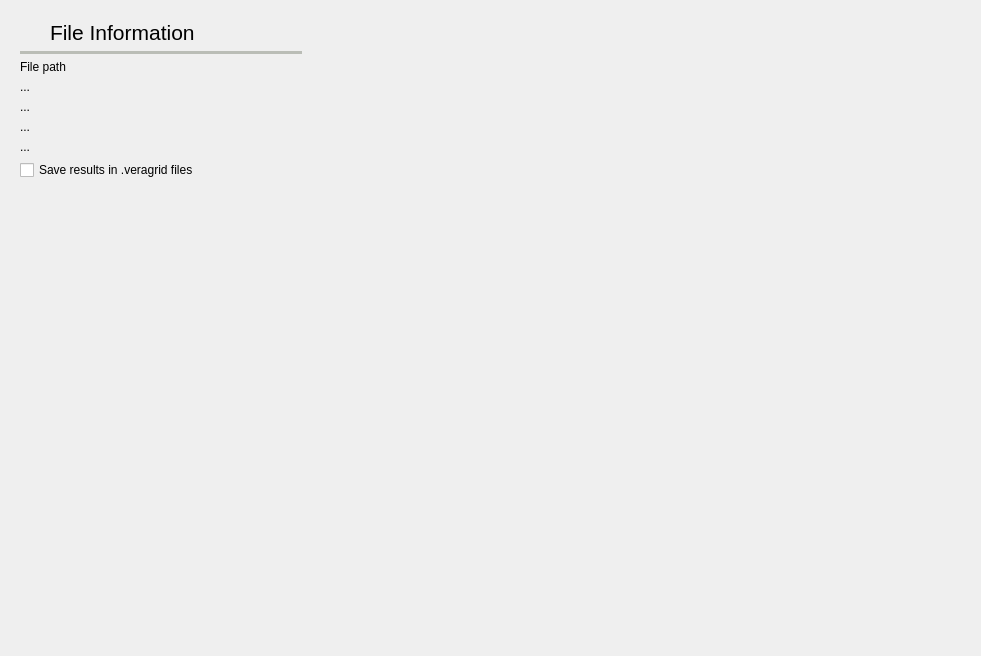
          <widget class="QWidget" name="file_tab">
           <property name="toolTip">
            <string>File settings</string>
           </property>
           <attribute name="icon">
            <iconset resource="../Icons/icons.qrc">
             <normaloff>:/Icons/icons/new2c.png</normaloff>:/Icons/icons/new2c.png</iconset>
           </attribute>
           <attribute name="title">
            <string>File</string>
           </attribute>
           <attribute name="toolTip">
            <string>File related settings</string>
           </attribute>
           <layout class="QHBoxLayout" name="horizontalLayout_40">
            <item>
             <widget class="QFrame" name="frame_77">
              <property name="minimumSize">
               <size>
                <width>300</width>
                <height>0</height>
               </size>
              </property>
              <property name="frameShape">
               <enum>QFrame::Shape::NoFrame</enum>
              </property>
              <property name="frameShadow">
               <enum>QFrame::Shadow::Raised</enum>
              </property>
              <layout class="QGridLayout" name="gridLayout_11">
               <item row="7" column="0" colspan="2">
                <widget class="QCheckBox" name="saveResultsCheckBox">
                 <property name="toolTip">
                  <string>If checked, the results are stored inside the VeraGrid file in a compressed format.</string>
                 </property>
                 <property name="text">
                  <string>Save results in .veragrid files</string>
                 </property>
                </widget>
               </item>
               <item row="0" column="0">
                <widget class="QLabel" name="label_136">
                 <property name="minimumSize">
                  <size>
                   <width>24</width>
                   <height>24</height>
                  </size>
                 </property>
                 <property name="maximumSize">
                  <size>
                   <width>24</width>
                   <height>24</height>
                  </size>
                 </property>
                 <property name="text">
                  <string/>
                 </property>
                 <property name="pixmap">
                  <pixmap resource="../Icons/icons.qrc">:/Icons/icons/new2c.png</pixmap>
                 </property>
                 <property name="scaledContents">
                  <bool>true</bool>
                 </property>
                </widget>
               </item>
               <item row="4" column="0" colspan="2">
                <widget class="QLabel" name="model_version_label">
                 <property name="text">
                  <string>...</string>
                 </property>
                </widget>
               </item>
               <item row="2" column="0" colspan="2">
                <widget class="QLabel" name="label_39">
                 <property name="text">
                  <string>File path</string>
                 </property>
                </widget>
               </item>
               <item row="6" column="0" colspan="2">
                <widget class="QLabel" name="grid_idtag_label">
                 <property name="text">
                  <string>...</string>
                 </property>
                </widget>
               </item>
               <item row="3" column="0" colspan="2">
                <widget class="QLabel" name="file_information_label">
                 <property name="text">
                  <string>...</string>
                 </property>
                 <property name="wordWrap">
                  <bool>true</bool>
                 </property>
                 <property name="textInteractionFlags">
                  <set>Qt::TextInteractionFlag::LinksAccessibleByMouse|Qt::TextInteractionFlag::TextSelectableByKeyboard|Qt::TextInteractionFlag::TextSelectableByMouse</set>
                 </property>
                </widget>
               </item>
               <item row="1" column="0" colspan="2">
                <widget class="Line" name="line_28">
                 <property name="palette">
                  <palette>
                   <active>
                    <colorrole role="WindowText">
                     <brush brushstyle="SolidPattern">
                      <color alpha="255">
                       <red>186</red>
                       <green>189</green>
                       <blue>182</blue>
                      </color>
                     </brush>
                    </colorrole>
                   </active>
                   <inactive>
                    <colorrole role="WindowText">
                     <brush brushstyle="SolidPattern">
                      <color alpha="255">
                       <red>186</red>
                       <green>189</green>
                       <blue>182</blue>
                      </color>
                     </brush>
                    </colorrole>
                   </inactive>
                   <disabled>
                    <colorrole role="WindowText">
                     <brush brushstyle="SolidPattern">
                      <color alpha="255">
                       <red>190</red>
                       <green>190</green>
                       <blue>190</blue>
                      </color>
                     </brush>
                    </colorrole>
                   </disabled>
                  </palette>
                 </property>
                 <property name="frameShadow">
                  <enum>QFrame::Shadow::Plain</enum>
                 </property>
                 <property name="lineWidth">
                  <number>4</number>
                 </property>
                 <property name="orientation">
                  <enum>Qt::Orientation::Horizontal</enum>
                 </property>
                </widget>
               </item>
               <item row="5" column="0" colspan="2">
                <widget class="QLabel" name="user_name_label">
                 <property name="text">
                  <string>...</string>
                 </property>
                </widget>
               </item>
               <item row="0" column="1">
                <widget class="QLabel" name="label_115">
                 <property name="palette">
                  <palette>
                   <active>
                    <colorrole role="WindowText">
                     <brush brushstyle="SolidPattern">
                      <color alpha="255">
                       <red>85</red>
                       <green>87</green>
                       <blue>83</blue>
                      </color>
                     </brush>
                    </colorrole>
                   </active>
                   <inactive>
                    <colorrole role="WindowText">
                     <brush brushstyle="SolidPattern">
                      <color alpha="255">
                       <red>0</red>
                       <green>0</green>
                       <blue>0</blue>
                      </color>
                     </brush>
                    </colorrole>
                   </inactive>
                   <disabled>
                    <colorrole role="WindowText">
                     <brush brushstyle="SolidPattern">
                      <color alpha="255">
                       <red>190</red>
                       <green>190</green>
                       <blue>190</blue>
                      </color>
                     </brush>
                    </colorrole>
                   </disabled>
                  </palette>
                 </property>
                 <property name="font">
                  <font>
                   <pointsize>16</pointsize>
                  </font>
                 </property>
                 <property name="text">
                  <string>File Information</string>
                 </property>
                </widget>
               </item>
               <item row="8" column="0">
                <widget class="QLabel" name="label_155">
                 <property name="text">
                  <string/>
                 </property>
                </widget>
               </item>
               <item row="9" column="1">
                <spacer name="verticalSpacer_20">
                 <property name="orientation">
                  <enum>Qt::Orientation::Vertical</enum>
                 </property>
                 <property name="sizeHint" stdset="0">
                  <size>
                   <width>20</width>
                   <height>436</height>
                  </size>
                 </property>
                </spacer>
               </item>
              </layout>
             </widget>
            </item>
            <item>
             <spacer name="horizontalSpacer_27">
              <property name="orientation">
               <enum>Qt::Orientation::Horizontal</enum>
              </property>
              <property name="sizeHint" stdset="0">
               <size>
                <width>659</width>
                <height>20</height>
               </size>
              </property>
             </spacer>
            </item>
           </layout>
          </widget>
